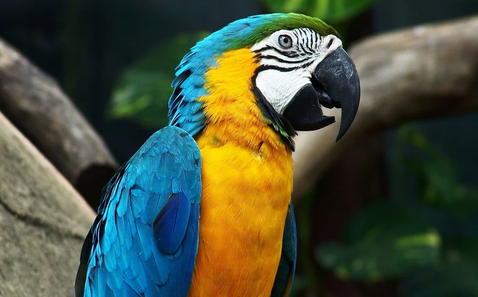
#> input picture exercices/parrot.png, 478 x 297 px
$ python 'TPNotéEX2Q2.py'   (older library calls are emulated)
#> lines starting #> are read from the running program, lines starting #| are printed output that depends on the picture; after the words box and inside, x2 and y2 are one past the last pixel; in counts of white or black regions, pixels touching at a corner belong together
'''
Created on 11 févr. 2020

@author: carbo
'''
'''
Created on 7 fevr. 2020

@author: carbo
'''
import cv2
import numpy as np
from matplotlib import pyplot as plt

#Gradient function
def imgproc5():
    img = cv2.imread('parrot.png',0) # Lecture image
    laplacian = cv2.Laplacian(img,cv2.CV_64F) # Filtrage laplacien
    sobelx = cv2.Sobel(img,cv2.CV_64F,1,0,ksize=5)
    sobely = cv2.Sobel(img,cv2.CV_64F,0,1,ksize=5)
    plt.subplot(2,2,1),plt.imshow(img,cmap = 'gray') #affichage img original
    plt.title('Original'), plt.xticks([]), plt.yticks([])
    plt.subplot(2,2,2),plt.imshow(laplacian,cmap = 'gray')# affichage laplacien
    plt.title('Laplacian'), plt.xticks([]), plt.yticks([])
    plt.subplot(2,2,3),plt.imshow(sobelx,cmap = 'gray') # Sobel derivatives
    plt.title('Sobel X'), plt.xticks([]), plt.yticks([])# affichage titre
    plt.subplot(2,2,4),plt.imshow(sobely,cmap = 'gray')
    plt.title('Sobel Y'), plt.xticks([]), plt.yticks([])# affichage titre
    plt.show()# affichage

#Canny Edges
def imgproc6():
    img = cv2.imread('parrot.png',1) # lecture image
#> img is the input picture: shape (297, 478, 3); mean B, G, R 61.1, 80.6, 71.7
    edges = cv2.Canny(img,100,200) # canny edge detection
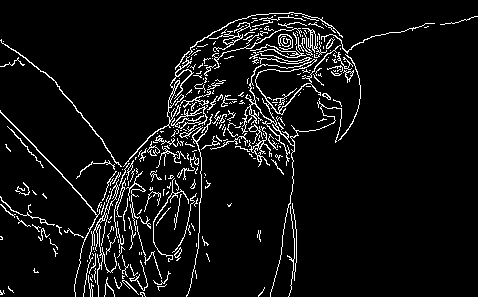
#> edges: shape (297, 478); 6.7% white in thin lines or dots
    plt.subplot(121),plt.imshow(img,cmap = 'gray')
    plt.title('Original Image'), plt.xticks([]), plt.yticks([])
    plt.subplot(122),plt.imshow(edges,cmap = 'gray')
    plt.title('Edge Image'), plt.xticks([]), plt.yticks([])
    plt.show()
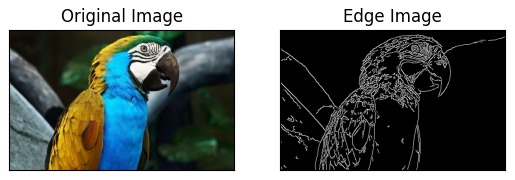
#> figure drawn by matplotlib, 2 panels; B, G, R data is drawn as R, G, B


while (True):
    #img = cv2.imread('parrot.png',1) #original
    #imgproc5()
    imgproc6()
    if cv2.waitKey(1000) & 0xFF == ord('q'):
#> (key q is pressed here)
        break
    break

$ run again, with exercices/degrade.jpg saved as exercices/parrot.png
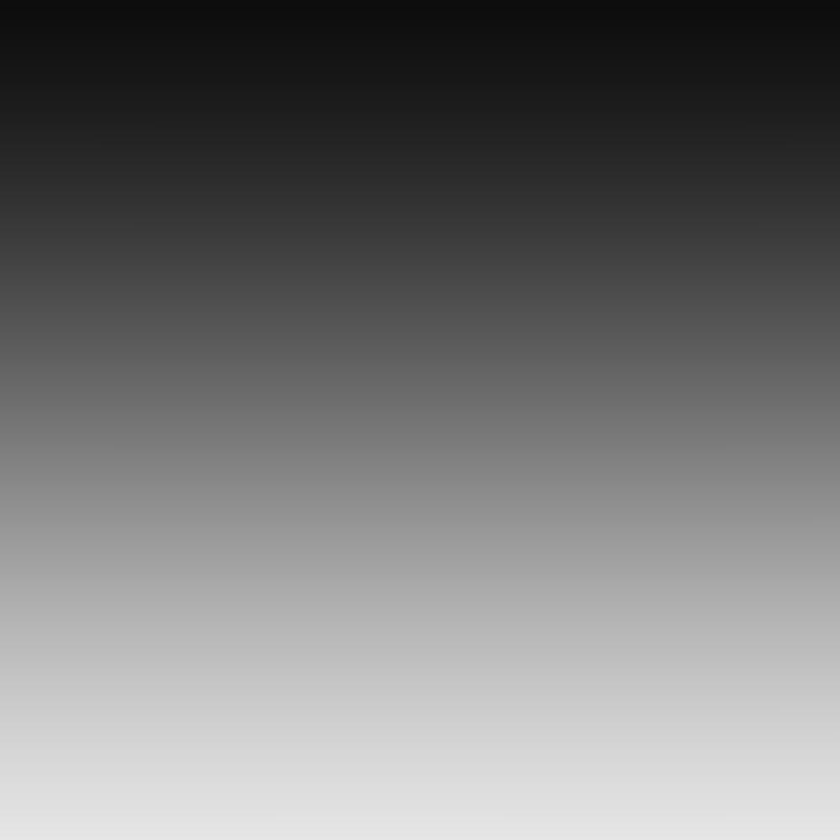
#> input picture exercices/degrade.jpg, 840 x 840 px, shrunk from 1000 x 1000 before the run
#> in imgproc6, img is the input picture: shape (840, 840, 3); min 12, max 230, mean 117.7
#> edges: shape (840, 840); every value is 0
#> in imgproc6, `plt.show()`:
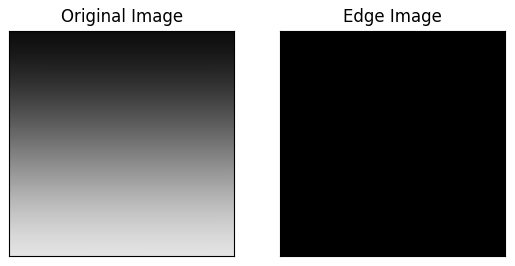
#> figure drawn by matplotlib, 2 panels
